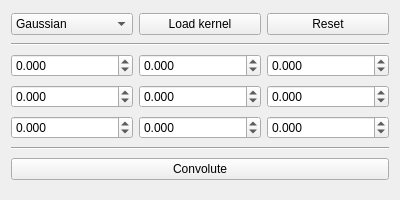
<?xml version="1.0" encoding="UTF-8"?>
<ui version="4.0">
 <class>view_convolution</class>
 <widget class="QWidget" name="view_convolution">
  <property name="geometry">
   <rect>
    <x>0</x>
    <y>0</y>
    <width>400</width>
    <height>200</height>
   </rect>
  </property>
  <property name="sizePolicy">
   <sizepolicy hsizetype="Fixed" vsizetype="Fixed">
    <horstretch>0</horstretch>
    <verstretch>0</verstretch>
   </sizepolicy>
  </property>
  <property name="minimumSize">
   <size>
    <width>400</width>
    <height>200</height>
   </size>
  </property>
  <property name="maximumSize">
   <size>
    <width>400</width>
    <height>200</height>
   </size>
  </property>
  <property name="windowTitle">
   <string>Convolute</string>
  </property>
  <property name="windowIcon">
   <iconset theme="insert-image">
    <normaloff>.</normaloff>.</iconset>
  </property>
  <layout class="QGridLayout" name="gridLayout">
   <item row="0" column="0">
    <widget class="QComboBox" name="conv_select_filters">
     <item>
      <property name="text">
       <string>Gaussian</string>
      </property>
     </item>
     <item>
      <property name="text">
       <string>Laplacian</string>
      </property>
     </item>
     <item>
      <property name="text">
       <string>Highpass</string>
      </property>
     </item>
     <item>
      <property name="text">
       <string>Prewitt Hx</string>
      </property>
     </item>
     <item>
      <property name="text">
       <string>Prewitt Hy</string>
      </property>
     </item>
     <item>
      <property name="text">
       <string>Sobel Hx</string>
      </property>
     </item>
     <item>
      <property name="text">
       <string>Sobel Hy</string>
      </property>
     </item>
    </widget>
   </item>
   <item row="0" column="1">
    <widget class="QPushButton" name="conv_bt_load">
     <property name="text">
      <string>Load kernel</string>
     </property>
    </widget>
   </item>
   <item row="0" column="2">
    <widget class="QPushButton" name="conv_bt_reset">
     <property name="text">
      <string>Reset</string>
     </property>
    </widget>
   </item>
   <item row="3" column="0">
    <widget class="QDoubleSpinBox" name="doubleSpinBox_4">
     <property name="decimals">
      <number>3</number>
     </property>
     <property name="minimum">
      <double>-99.989999999999995</double>
     </property>
    </widget>
   </item>
   <item row="3" column="2">
    <widget class="QDoubleSpinBox" name="doubleSpinBox_6">
     <property name="decimals">
      <number>3</number>
     </property>
     <property name="minimum">
      <double>-99.989999999999995</double>
     </property>
    </widget>
   </item>
   <item row="3" column="1">
    <widget class="QDoubleSpinBox" name="doubleSpinBox_5">
     <property name="decimals">
      <number>3</number>
     </property>
     <property name="minimum">
      <double>-99.989999999999995</double>
     </property>
    </widget>
   </item>
   <item row="4" column="1">
    <widget class="QDoubleSpinBox" name="doubleSpinBox_8">
     <property name="decimals">
      <number>3</number>
     </property>
     <property name="minimum">
      <double>-99.989999999999995</double>
     </property>
    </widget>
   </item>
   <item row="2" column="0">
    <widget class="QDoubleSpinBox" name="doubleSpinBox_1">
     <property name="decimals">
      <number>3</number>
     </property>
     <property name="minimum">
      <double>-99.989999999999995</double>
     </property>
    </widget>
   </item>
   <item row="4" column="0">
    <widget class="QDoubleSpinBox" name="doubleSpinBox_7">
     <property name="decimals">
      <number>3</number>
     </property>
     <property name="minimum">
      <double>-99.989999999999995</double>
     </property>
    </widget>
   </item>
   <item row="1" column="0" colspan="3">
    <widget class="Line" name="conv_line_1">
     <property name="orientation">
      <enum>Qt::Horizontal</enum>
     </property>
    </widget>
   </item>
   <item row="5" column="0" colspan="3">
    <widget class="Line" name="line">
     <property name="orientation">
      <enum>Qt::Horizontal</enum>
     </property>
    </widget>
   </item>
   <item row="2" column="2">
    <widget class="QDoubleSpinBox" name="doubleSpinBox_3">
     <property name="decimals">
      <number>3</number>
     </property>
     <property name="minimum">
      <double>-99.989999999999995</double>
     </property>
    </widget>
   </item>
   <item row="4" column="2">
    <widget class="QDoubleSpinBox" name="doubleSpinBox_9">
     <property name="decimals">
      <number>3</number>
     </property>
     <property name="minimum">
      <double>-99.989999999999995</double>
     </property>
    </widget>
   </item>
   <item row="2" column="1">
    <widget class="QDoubleSpinBox" name="doubleSpinBox_2">
     <property name="decimals">
      <number>3</number>
     </property>
     <property name="minimum">
      <double>-99.989999999999995</double>
     </property>
    </widget>
   </item>
   <item row="6" column="0" colspan="3">
    <widget class="QPushButton" name="conv_bt_convolute">
     <property name="text">
      <string>Convolute</string>
     </property>
    </widget>
   </item>
  </layout>
 </widget>
 <resources/>
 <connections/>
</ui>
